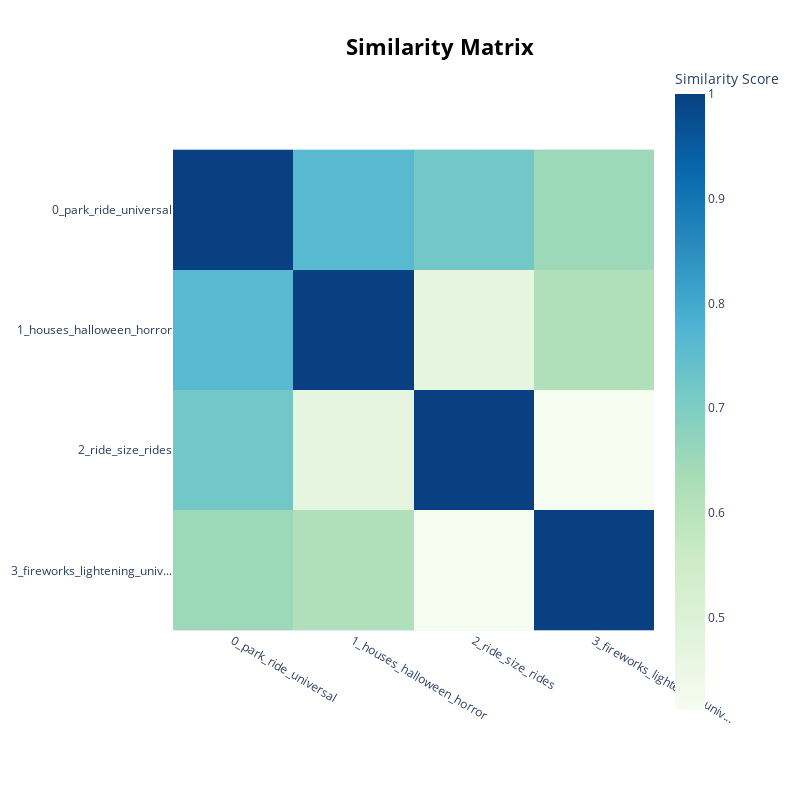

The notebook cell saved with this chart:
### Code cell
# visualize topic similarity
model.visualize_heatmap()

### Figure 1 — Plotly figure (JSON) as saved in the notebook; plotly's stock layout.template omitted (floating-point values rounded to 4 significant figures)
{"data": [{"coloraxis": "coloraxis", "hovertemplate": "x: %{x}<br>y: %{y}<br>Similarity Score: %{z}<extra></extra>", "name": "0", "type": "heatmap", "x": ["0_park_ride_universal", "1_houses_halloween_horror", "2_ride_size_rides", "3_fireworks_lightening_univ..."], "xaxis": "x", "y": ["0_park_ride_universal", "1_houses_halloween_horror", "2_ride_size_rides", "3_fireworks_lightening_univ..."], "yaxis": "y", "z": [[1.0, 0.763, 0.7191, 0.651], [0.763, 1.0, 0.4667, 0.6155], [0.7191, 0.4667, 1.0, 0.412], [0.651, 0.6155, 0.412, 1]]}], "layout": {"coloraxis": {"colorbar": {"title": {"text": "Similarity Score"}}, "colorscale": [[0, "rgb(247,252,240)"], [0.125, "rgb(224,243,219)"], [0.25, "rgb(204,235,197)"], [0.375, "rgb(168,221,181)"], [0.5, "rgb(123,204,196)"], [0.625, "rgb(78,179,211)"], [0.75, "rgb(43,140,190)"], [0.875, "rgb(8,104,172)"], [1, "rgb(8,64,129)"]]}, "height": 800, "hoverlabel": {"bgcolor": "white", "font": {"family": "Rockwell", "size": 16}}, "legend": {"title": {"text": "Trend"}}, "margin": {"t": 60}, "showlegend": true, "title": {"font": {"color": "Black", "size": 22}, "text": "<b>Similarity Matrix</b>", "x": 0.55, "xanchor": "center", "y": 0.95, "yanchor": "top"}, "width": 800, "xaxis": {"anchor": "y", "constrain": "domain", "domain": [0, 1], "scaleanchor": "y"}, "yaxis": {"anchor": "x", "autorange": "reversed", "constrain": "domain", "domain": [0, 1]}}}
